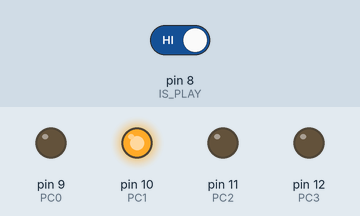
A sketch run on a simulated Arduino Uno, built with avr-gcc and run on an emulated ATmega328P. Parts: output pins drawn as LEDs (lit = HIGH). The test bench sets the inputs (shaded band); at power-on: pin 8 (IS_PLAY) HIGH.

Above: at 5.1 s.
5.2 s: pin 8 (IS_PLAY) driven LOW
At 6.6 s:
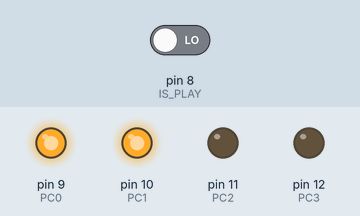
8.0 s: pin 8 (IS_PLAY) driven HIGH
At 10.7 s:
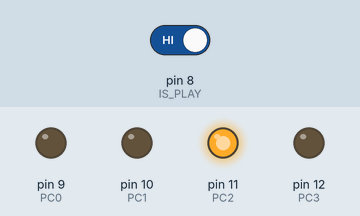
At 13.5 s:
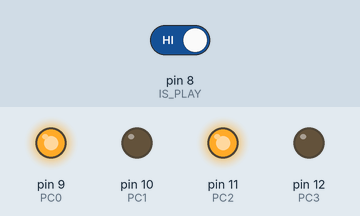
Timing chart, 0 to 32.2 s (numbered marks = the images above; inputs shaded):
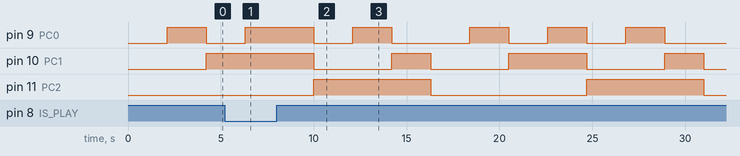

Measured:
- after the input at 8.0 s, pin 9 (PC0): HIGH → LOW after 2.0 s, → HIGH 2.1 s later, → LOW 2.1 s later, → HIGH 4.2 s later, … (9 changes in this stretch); pin 10 (PC1): goes LOW 4.2 s, HIGH 2.1 s, LOW 4.2 s, HIGH 4.2 s, LOW 4.2 s, HIGH 2.1 s, then LOW, starting after 2.0 s; pin 11 (PC2): alternates HIGH for 6.3 s and LOW for 8.4 s, starting after 2.0 s

The sketch:

STANDALONE-MODE.ino
```cpp
/*
 * AquosTalk STANDALONE MODE
 */
#define PC0 9
#define PC1 10
#define PC2 11
#define PC3 12
#define IS_PLAY 8

void setup() {
  pinMode(IS_PLAY,INPUT) ;
  pinMode(PC0,OUTPUT) ;
  pinMode(PC1,OUTPUT) ;
  pinMode(PC2,OUTPUT) ;
  pinMode(PC3,OUTPUT) ;

  digitalWrite(PC0,LOW) ;
  digitalWrite(PC1,LOW) ;
  digitalWrite(PC2,LOW) ;
  digitalWrite(PC3,LOW) ;
}

void loop() {
  int sig0 , sig1 ,sig2 , sig3 ;
  for (int i= 0 ; i < 7 ; i++ ) {
    sig0 = (i & 0x01) ? HIGH : LOW ;
    sig1 = (i & 0x02) ? HIGH : LOW ;
    sig2 = (i & 0x04) ? HIGH : LOW ;
    sig3 = (i & 0x08) ? HIGH : LOW ;

    digitalWrite(PC0,sig0) ;
    digitalWrite(PC1,sig1) ;
    digitalWrite(PC2,sig2);
    digitalWrite(PC3,sig3) ;

    // ----- 発話終了待ち ---
    delay(100) ;
    while(digitalRead(IS_PLAY) == LOW) {
      delay(10) ;
    }
    delay(2000) ;
  }
}
```
